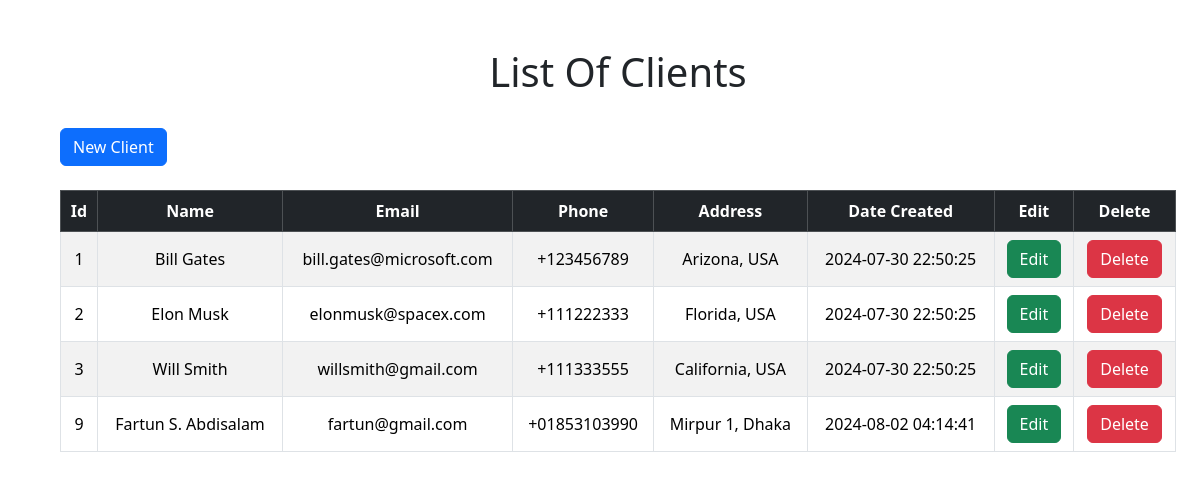
The page / on the database its author committed.
### tables this page shows
CREATE TABLE `clients` (
  `id` int(11) NOT NULL,
  `name` varchar(100) NOT NULL,
  `email` varchar(100) NOT NULL,
  `phone` varchar(20) DEFAULT NULL,
  `address` varchar(200) DEFAULT NULL,
  `created_at` datetime NOT NULL DEFAULT current_timestamp()
);

### index.php (the view, shortened to what this page needs)
<!DOCTYPE html>
<html lang="en">
<head>
  <link href="https://cdn.jsdelivr.net/npm/bootstrap@5.3.3/dist/css/bootstrap.min.css" rel="stylesheet">
</head>
<body>
  <div class="container m-5">
  <h1 class="text-center">List Of Clients</h1>
  <a href="create.php" class="btn btn-primary my-4">New Client</a>
  <table class="table table-striped table-bordered align-middle text-white text-center table-hover py-3">
    <thead class="table-dark text-white">
      <tr>
      <th>Id</th>
      <th>Name</th>
      <th>Email</th>
      <th>Phone</th>
      <th>Address</th>
      <th>Date Created</th>
      <th>Edit</th>
      <th>Delete</th>
      </tr>
    </thead>
    <tbody>
      <?php
      include 'config.php';
      $sql ="SELECT * FROM clients";
      $result = $connection->query($sql);
      while($row = $result->fetch_assoc())
      {
        echo"
        <tr>
        <td>$row[id]</td>
        <td>$row[name]</td>
        <td>$row[email]</td>
        <td>$row[phone]</td>
        <td>$row[address]</td>
        <td>$row[created_at]</td>
        <td><a href='edit.php?id=$row[id]' class='btn btn-success'>Edit</a></td>
       <td><a href='delete.php? id=$row[id]' class='btn btn-danger'>Delete</a></td>
      </tr>
        ";
      }
      ?>
    </tbody>
  </table>
  </div>
</body>
</html>

### rows shown on the page
clients: id "1", name "Bill Gates", email "bill.gates@microsoft.com", phone "+123456789", address "Arizona, USA", created_at "2024-07-30 22:50:25"
clients: id "2", name "Elon Musk", email "elonmusk@spacex.com", phone "+111222333", address "Florida, USA", created_at "2024-07-30 22:50:25"
clients: id "3", name "Will Smith", email "willsmith@gmail.com", phone "+111333555", address "California, USA", created_at "2024-07-30 22:50:25"
clients: id "9", name "Fartun S. Abdisalam", email "fartun@gmail.com", phone "+01853103990", address "Mirpur 1, Dhaka", created_at "2024-08-02 04:14:41"
